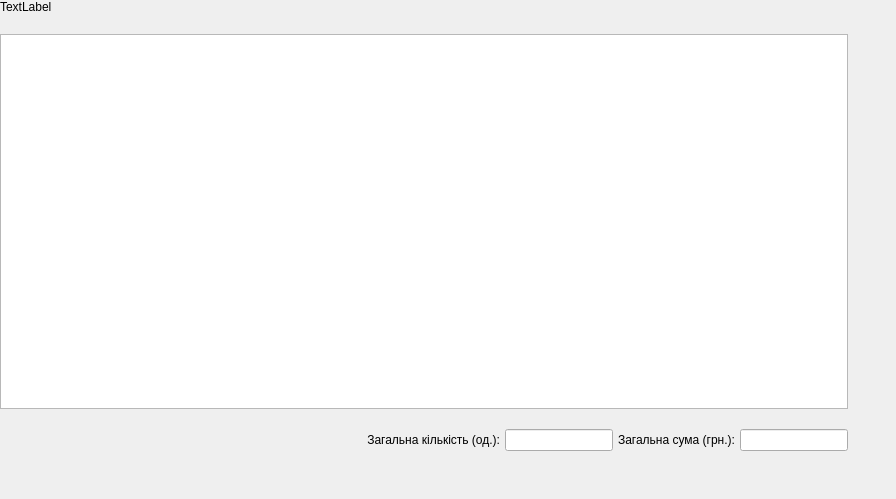
<?xml version="1.0" encoding="UTF-8"?>
<ui version="4.0">
 <class>FormWithTable</class>
 <widget class="QWidget" name="FormWithTable">
  <property name="geometry">
   <rect>
    <x>0</x>
    <y>0</y>
    <width>896</width>
    <height>499</height>
   </rect>
  </property>
  <property name="windowTitle">
   <string>Form</string>
  </property>
  <layout class="QVBoxLayout" name="verticalLayout">
   <property name="spacing">
    <number>20</number>
   </property>
   <property name="leftMargin">
    <number>0</number>
   </property>
   <property name="topMargin">
    <number>0</number>
   </property>
   <property name="rightMargin">
    <number>48</number>
   </property>
   <property name="bottomMargin">
    <number>48</number>
   </property>
   <item>
    <widget class="QLabel" name="labelTitle">
     <property name="text">
      <string>TextLabel</string>
     </property>
    </widget>
   </item>
   <item>
    <widget class="QTableView" name="tableView"/>
   </item>
   <item>
    <layout class="QHBoxLayout" name="horizontalLayout_3">
     <property name="spacing">
      <number>5</number>
     </property>
     <item>
      <layout class="QHBoxLayout" name="horizontalLayout">
       <item>
        <spacer name="horizontalSpacer">
         <property name="orientation">
          <enum>Qt::Horizontal</enum>
         </property>
         <property name="sizeHint" stdset="0">
          <size>
           <width>40</width>
           <height>20</height>
          </size>
         </property>
        </spacer>
       </item>
       <item>
        <widget class="QLabel" name="label">
         <property name="text">
          <string>Загальна кількість (од.):</string>
         </property>
         <property name="alignment">
          <set>Qt::AlignRight|Qt::AlignTrailing|Qt::AlignVCenter</set>
         </property>
        </widget>
       </item>
       <item>
        <widget class="QLineEdit" name="count">
         <property name="sizePolicy">
          <sizepolicy hsizetype="Fixed" vsizetype="Fixed">
           <horstretch>0</horstretch>
           <verstretch>0</verstretch>
          </sizepolicy>
         </property>
         <property name="readOnly">
          <bool>true</bool>
         </property>
        </widget>
       </item>
      </layout>
     </item>
     <item>
      <layout class="QHBoxLayout" name="horizontalLayout_2">
       <item>
        <widget class="QLabel" name="label_2">
         <property name="sizePolicy">
          <sizepolicy hsizetype="Preferred" vsizetype="Preferred">
           <horstretch>0</horstretch>
           <verstretch>0</verstretch>
          </sizepolicy>
         </property>
         <property name="text">
          <string>Загальна сума (грн.):</string>
         </property>
         <property name="alignment">
          <set>Qt::AlignRight|Qt::AlignTrailing|Qt::AlignVCenter</set>
         </property>
        </widget>
       </item>
       <item>
        <widget class="QLineEdit" name="sum">
         <property name="sizePolicy">
          <sizepolicy hsizetype="Fixed" vsizetype="Fixed">
           <horstretch>0</horstretch>
           <verstretch>0</verstretch>
          </sizepolicy>
         </property>
         <property name="alignment">
          <set>Qt::AlignRight|Qt::AlignTrailing|Qt::AlignVCenter</set>
         </property>
         <property name="readOnly">
          <bool>true</bool>
         </property>
        </widget>
       </item>
      </layout>
     </item>
    </layout>
   </item>
  </layout>
 </widget>
 <resources/>
 <connections/>
</ui>
